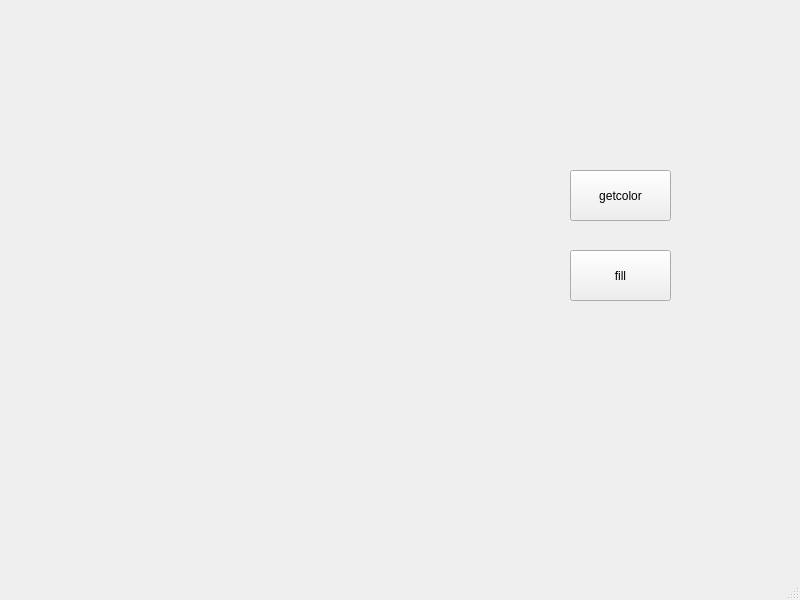
<?xml version="1.0" encoding="UTF-8"?>
<ui version="4.0">
 <class>MainWindow</class>
 <widget class="QMainWindow" name="MainWindow">
  <property name="geometry">
   <rect>
    <x>0</x>
    <y>0</y>
    <width>800</width>
    <height>600</height>
   </rect>
  </property>
  <property name="windowTitle">
   <string>MainWindow</string>
  </property>
  <widget class="QWidget" name="centralwidget">
   <widget class="QLabel" name="label">
    <property name="geometry">
     <rect>
      <x>0</x>
      <y>0</y>
      <width>501</width>
      <height>501</height>
     </rect>
    </property>
    <property name="text">
     <string/>
    </property>
   </widget>
   <widget class="QPushButton" name="pushButton">
    <property name="geometry">
     <rect>
      <x>570</x>
      <y>250</y>
      <width>101</width>
      <height>51</height>
     </rect>
    </property>
    <property name="text">
     <string>fill</string>
    </property>
   </widget>
   <widget class="QPushButton" name="pushButton_2">
    <property name="geometry">
     <rect>
      <x>570</x>
      <y>170</y>
      <width>101</width>
      <height>51</height>
     </rect>
    </property>
    <property name="text">
     <string>getcolor</string>
    </property>
   </widget>
  </widget>
  <widget class="QMenuBar" name="menubar">
   <property name="geometry">
    <rect>
     <x>0</x>
     <y>0</y>
     <width>800</width>
     <height>21</height>
    </rect>
   </property>
  </widget>
  <widget class="QStatusBar" name="statusbar"/>
 </widget>
 <resources/>
 <connections/>
</ui>
